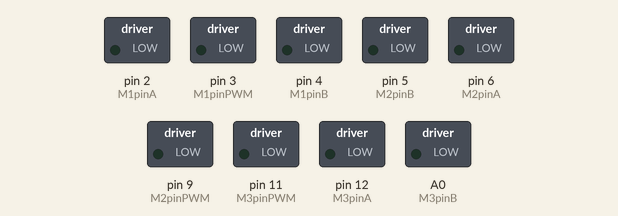
Bench run of a sketch on a simulated Arduino Uno, built with avr-gcc and run on an emulated ATmega328P. Shown: switched loads named in the sketch (green lamp = pin HIGH). What the sketch prints to the serial monitor is not drawn.

Above: at 0.1 s.
At 2.1 s:
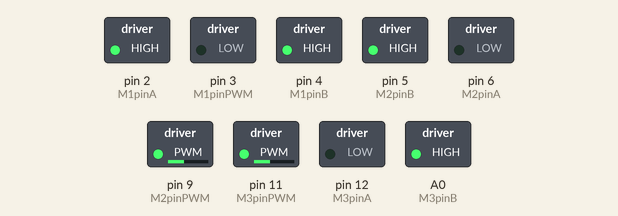
Timing chart, 0 to 3.6 s (numbered marks = the images above):
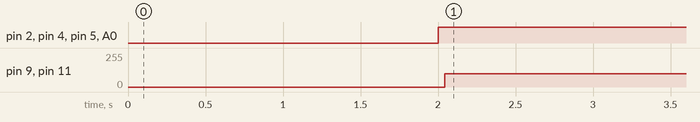

Measured:
- by itself, pin 2 (M1pinA), pin 4 (M1pinB), pin 5 (M2pinB), A0 (M3pinB): LOW → HIGH at 2.0 s
- by itself, pin 9 (M2pinPWM), pin 11 (M3pinPWM): 0/255 → 100/255 at 2.0 s

The sketch:

izawa_roller_RL.ino
```cpp
#include "slaveReceiver.h"
#include "MovingAverage.h"
#include "motor_old.h"

#define M1pinA   2
#define M1pinB   4
#define M1pinPWM 3
#define M2pinA   6
#define M2pinB   5
#define M2pinPWM 9
#define M3pinA   12
#define M3pinB   A0
#define M3pinPWM 11

#define i2cAddress 3
#define averageSize 50
#define border 30
int maxSpeed = 200;
int turnSpeed = 100;

slaveReceiver i2c(2);
motor motorR(M1pinA, M1pinB, M1pinPWM);
motor motorLF(M2pinA, M2pinB, M2pinPWM), motorLB(M3pinA, M3pinB, M3pinPWM);
MovingAverage averageR(averageSize);
MovingAverage averageLF(averageSize), averageLB(averageSize);

void setup() {
  delay(2000);
  Serial.begin(115200);
  Wire.begin(i2cAddress);
  Wire.onReceive(receiveEvent);
}

void loop() {
  rollerRL();
  show();
}

void rollerRL() {
  int moveX, turn;
  moveX = map(i2c.getData(1), 0, 255, -maxSpeed, +maxSpeed);
  turn = map(i2c.getData(2), 0, 255, -maxSpeed, +maxSpeed);
  if (abs (moveX) < border)
    moveX = 0;
  if (abs(turn) < border)
    turn = 0;
  if (turn != 0) {
    averageR.Update(0);
    averageLF.Update(map(turn, -maxSpeed, +maxSpeed, -turnSpeed, +turnSpeed));
    averageLB.Update(map(turn, -maxSpeed, +maxSpeed, -turnSpeed, +turnSpeed));
  } else {
    averageR.Update(+moveX);
    averageLF.Update(-moveX);
    averageLB.Update(+moveX);
  }
  motorR.drive(averageR.GetValue());
  motorLF.drive(averageLF.GetValue());
  motorLB.drive(averageLB.GetValue());

}

void receiveEvent(int howMany) {
  i2c.Update();
}

void showMotor() {
  motorR.show();
  motorLF.show();
  motorLB.show();
  Serial.println();
}

void show() {
  //i2c.show();
  showMotor();
}
```

MovingAverage.h
```cpp
/**
 *      @file   MovingAverage.h
 *      @brief  移動平均クラス
 *      @auther 谷川　豊章
 *      @date   2016/9/15
 */


#ifndef DEF_MovingAverage_H
#define DEF_MovingAverage_H

#include <arduino.h>

/**     移動平均クラス
 */
class MovingAverage{

    int* data;      ///< 平均を取るデータ
    int dataSize;   ///< 平均を取るデータのサイズ

    int writeIndex; ///< 次の値のdataへの書き込み場所

    long sum;       ///dataに保存されているデータの合計値

public:

    /**     コンストラクタ
     *      @param  dataSize    [in]移動平均するデータの個数
     */
    MovingAverage(int dataSize) : dataSize( max(dataSize,1) ), writeIndex(0), sum(0)
    {
        data = new int[dataSize];
        for(int i=0; i<dataSize; i++){
            data[i] = 0;
        }
    }

    /**     ディストラクタ
     */
    ~MovingAverage(){
        delete[] data;
    }

    /**     値の更新
     *      @param  value   [in]移動平均するデータ
     */
    void Update(int value){
        sum -= data[writeIndex];    //取り除くデータの値分だけ合計から取り除く
        data[writeIndex++] = value; //データを更新する
        sum += value;               //合計値に更新した値を追加する

        if(writeIndex >= dataSize)
            writeIndex = 0;
    }

    /**     平均値の取得
     *      @return     平均値
     */
    double GetValue(){
        return double(sum) / double(dataSize);
    }
};


#endif
```

motor_old.h
```cpp
#pragma once

//コンストラクタでピンを指定//
//driveの引数は-255～255    //

class motor {
  public:
    motor(int pin_A, int pin_B, int pin_PWM);
    void drive(int motorPower);	//val:-255~255
    void show();
  private:
    int power;
    int pinA;
    int pinB;
    int pinPWM;
};

motor::motor(int pin_A, int pin_B, int pin_PWM) {
  pinA   = pin_A;
  pinB   = pin_B;
  pinPWM = pin_PWM;
  pinMode(pinA, OUTPUT);
  pinMode(pinB, OUTPUT);
}

void motor::drive(int motorPower) {
  motorPower = constrain(motorPower, -255, 255);

  if (motorPower == 0) {
    digitalWrite(pinA, HIGH);
    digitalWrite(pinB, HIGH);
    analogWrite(pinPWM, 0);
  } else if (motorPower > 0) {
    digitalWrite(pinA, HIGH);
    digitalWrite(pinB, LOW);
    analogWrite(pinPWM, abs(motorPower));
  } else if (motorPower < -0) {
    digitalWrite(pinA, LOW);
    digitalWrite(pinB, HIGH);
    analogWrite(pinPWM, abs(motorPower));
  }
  power = motorPower;
}

void motor::show() {
  Serial.print(power);
  Serial.print("\t");
}
```

slaveReceiver.h
```cpp
#pragma once

#include <Wire.h>

class slaveReceiver {
	private:
		const int i2c_address;
		byte* data;
		//int i2c_address;
		int size;

	public:
		slaveReceiver(int array_size);
		byte getData(int array_num);
    bool getBitData(int array_num, byte bit_num);
		void Update();
		void show();
};

slaveReceiver::slaveReceiver(int array_size){
	data = new byte[array_size];
	for (int i = 0; i < array_size; i++)
		data[i] = 0;
	size = array_size;
}

byte slaveReceiver::getData(int array_num){
  return (int)data[array_num - 1];
}

bool slaveReceiver::getBitData(int array_num, byte bit_num){
  return bitRead (data[array_num - 1], bit_num - 1);
}

void slaveReceiver::Update(){
  while(Wire.available() >= size){
    for(int i=0 ; i<size ; i++)
        data[i] = Wire.read();
	}
}
void slaveReceiver::show(){
	for(int i = 0; i < size; i++){
		Serial.print(data[i]);
		Serial.print("\t");
	}
	Serial.println();
}
```
